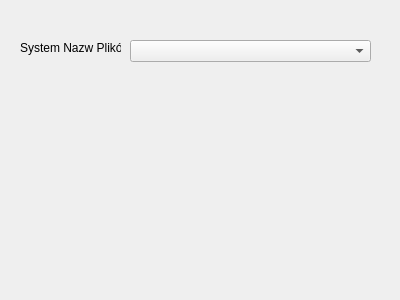
<?xml version="1.0" encoding="UTF-8"?>
<ui version="4.0">
 <class>IsoCreateDialog</class>
 <widget class="QDialog" name="IsoCreateDialog">
  <property name="geometry">
   <rect>
    <x>0</x>
    <y>0</y>
    <width>400</width>
    <height>300</height>
   </rect>
  </property>
  <property name="windowTitle">
   <string>Dialog</string>
  </property>
  <widget class="QLabel" name="label">
   <property name="geometry">
    <rect>
     <x>20</x>
     <y>40</y>
     <width>101</width>
     <height>16</height>
    </rect>
   </property>
   <property name="text">
    <string>System Nazw Plików</string>
   </property>
  </widget>
  <widget class="QComboBox" name="comboBox">
   <property name="geometry">
    <rect>
     <x>130</x>
     <y>40</y>
     <width>241</width>
     <height>22</height>
    </rect>
   </property>
  </widget>
 </widget>
 <resources/>
 <connections/>
</ui>
